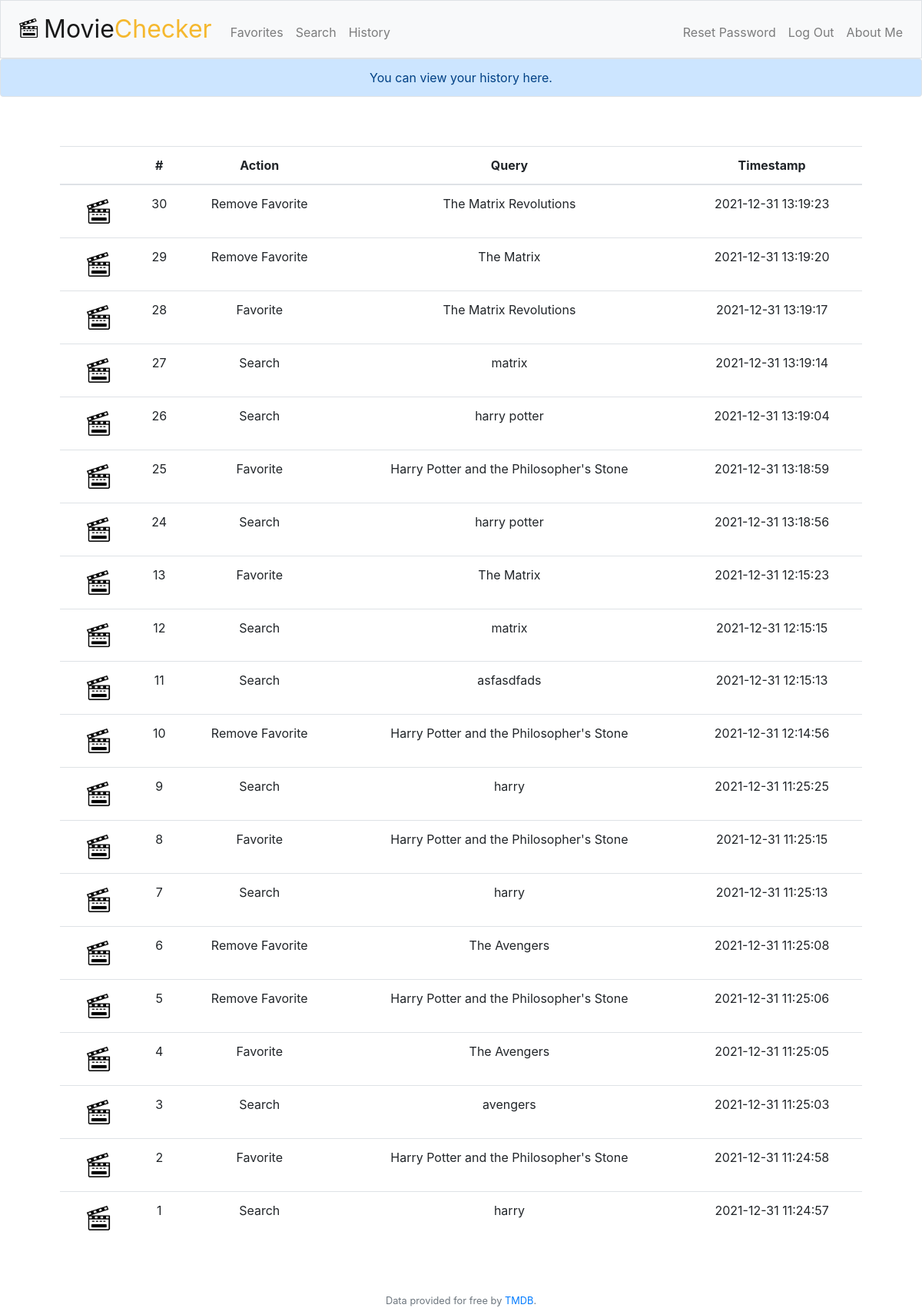
Screenshot of /history (signed in) with the database file from the repository.
### tables this page shows
CREATE TABLE 'actions' (
    id INTEGER,
    user_id INTEGER,'history' timestamp DEFAULT CURRENT_TIMESTAMP NOT NULL,"action" TEXT NOT NULL, query integer,
    PRIMARY KEY(id),
    FOREIGN KEY(user_id) REFERENCES users(id)
);

### application.py (the view)
@ app.route("/history")
@ login_required
def history():
    flash("You can view your history here.")
    """Show history of searches"""
    hist = db.execute(
        "SELECT * FROM actions WHERE user_id = ? ORDER BY history DESC;", session["user_id"])
    return render_template("history.html", hist=hist)

### application.py (called while the page is built)
@app.after_request
def after_request(response):
    response.headers["Cache-Control"] = "no-cache, no-store, must-revalidate"
    response.headers["Expires"] = 0
    response.headers["Pragma"] = "no-cache"
    return response

### helpers.py (called while the page is built)
def login_required(f):
    @wraps(f)
    def decorated_function(*args, **kwargs):
        if session.get("user_id") is None:
            return redirect("/login")
        return f(*args, **kwargs)
    return decorated_function

### templates/history.html (shortened to what this page needs)
{% extends "layout.html" %}
{% block main %}
    <table class="table table-triped">
        <thead>
            <tr>
                <th></th>
                <th>#</th>
                <th>Action</th>
                <th>Query</th>
                <th>Timestamp</th>
            </tr>
        </thead>
        <tbody>
            {% for his in hist %}
                <tr>
                    <div>
                        <td><img src="/static/resized.png" style="width: 50px;"></td>
                        <td>{{his.id}}</td>
                        <td>{{his.action}}</td>
                        <td>{{his.query}}</td>
                        <td>{{his.history}}</td>
                    </div>
                </tr>
             {% endfor %}
        </tbody>
    </table>
{% endblock %}

### templates/layout.html (shortened to what this page needs)
<!DOCTYPE html>
<html lang="en">
    <head>
        <link rel="stylesheet" href="https://cdn.jsdelivr.net/npm/bootstrap@4.5.3/dist/css/bootstrap.min.css">
        <link href="/static/styles.css" rel="stylesheet">
    </head>
    <body>
        <nav class="navbar navbar-expand-md navbar-light bg-light border">
            <a class="navbar-brand" href="/"><span><img src="/static/resized.png" style="width: 40px; padding-bottom: 8px;"></span><span class="Black">Movie</span><span class="yellow bold" >Checker</span></a>
            <div class="collapse navbar-collapse" id="navbar">
                {% if session.user_id %}
                    <ul class="navbar-nav mr-auto mt-2">
                        <li class="nav-item"><a class="nav-link" href="/fav">Favorites</a></li>
                        <li class="nav-item"><a class="nav-link" href="/search">Search</a></li>
                        <li class="nav-item"><a class="nav-link" href="/history">History</a></li>
                    </ul>
                    <ul class="navbar-nav ml-auto mt-2">
                        <li class="nav-item"><a class="nav-link" href="/reset">Reset Password</a></li>
                        <li class="nav-item"><a class="nav-link" href="/logout">Log Out</a></li>
                        <li class="nav-item"><a class="nav-link" href="/me">About Me</a></li>
                    </ul>
                {% else %}
                    <ul class="navbar-nav ml-auto mt-2">
                        <li class="nav-item"><a class="nav-link" href="/register">Register</a></li>
                        <li class="nav-item"><a class="nav-link" href="/login">Log In</a></li>
                        <li class="nav-item"><a class="nav-link" href="/me">About Me</a></li>
                    </ul>
                {% endif %}
            </div>
        </nav>
        {% if get_flashed_messages() %}
            <header>
                <div class="alert alert-primary border text-center" role="alert">
                    {{ get_flashed_messages() | join(" ") }}
                </div>
            </header>
        {% endif %}
        <main class="container p-5">
            {% block main %}{% endblock %}
        </main>
        <footer class="small text-center text-muted">
            Data provided for free by <a href="https://www.themoviedb.org/">TMDB</a>.
        </footer>
    </body>
</html>

### static/styles.css (style rules this page uses)
nav .navbar-brand { font-size: xx-large; }
nav .navbar-brand .yellow { color: #f5b82e; }
main { overflow-x: auto; text-align: center; }
main img { max-width: 100%; }

### rows the page displays
actions: id "30", action "Remove Favorite", query "The Matrix Revolutions", history "2021-12-31 13:19:23"
actions: id "29", action "Remove Favorite", query "The Matrix", history "2021-12-31 13:19:20"
actions: id "28", action "Favorite", query "The Matrix Revolutions", history "2021-12-31 13:19:17"
actions: id "27", action "Search", query "matrix", history "2021-12-31 13:19:14"
actions: id "26", action "Search", query "harry potter", history "2021-12-31 13:19:04"
actions: id "25", action "Favorite", query "Harry Potter and the Philosopher's Stone", history "2021-12-31 13:18:59"
actions: id "24", action "Search", query "harry potter", history "2021-12-31 13:18:56"
actions: id "13", action "Favorite", query "The Matrix", history "2021-12-31 12:15:23"
actions: id "12", action "Search", query "matrix", history "2021-12-31 12:15:15"
actions: id "11", action "Search", query "asfasdfads", history "2021-12-31 12:15:13"
actions: id "10", action "Remove Favorite", query "Harry Potter and the Philosopher's Stone", history "2021-12-31 12:14:56"
actions: id "9", action "Search", query "harry", history "2021-12-31 11:25:25"
actions: id "8", action "Favorite", query "Harry Potter and the Philosopher's Stone", history "2021-12-31 11:25:15"
actions: id "7", action "Search", query "harry", history "2021-12-31 11:25:13"
actions: id "6", action "Remove Favorite", query "The Avengers", history "2021-12-31 11:25:08"
actions: id "5", action "Remove Favorite", query "Harry Potter and the Philosopher's Stone", history "2021-12-31 11:25:06"
actions: id "4", action "Favorite", query "The Avengers", history "2021-12-31 11:25:05"
actions: id "3", action "Search", query "avengers", history "2021-12-31 11:25:03"
actions: id "2", action "Favorite", query "Harry Potter and the Philosopher's Stone", history "2021-12-31 11:24:58"
actions: id "1", action "Search", query "harry", history "2021-12-31 11:24:57"

### other values shown
{{ get_flashed_messages() | join(" ") }} "You can view your history here."
